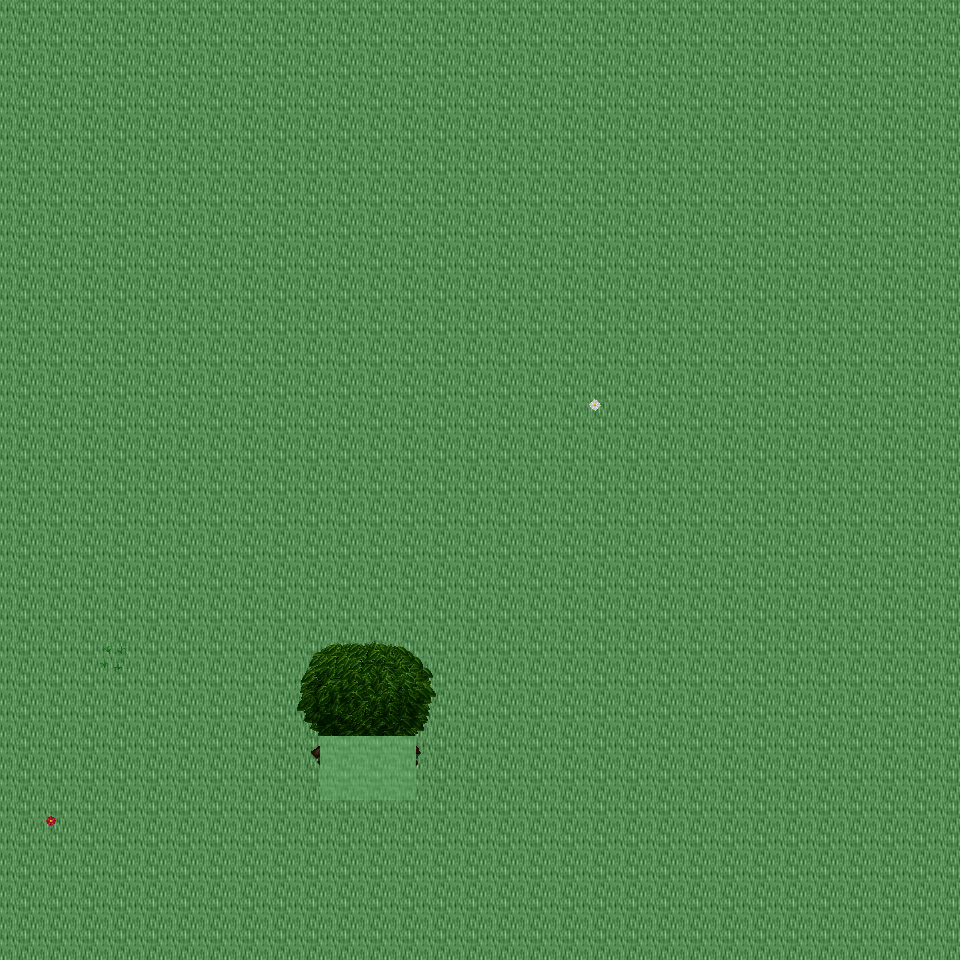

Below is a game level as drawn by its tile map, then a one-line description and the .tmx that defines it (tile-layer data replaced by summaries):
An orthogonal 30x30 tile map with 32x32 px tiles, 6 tile layers (Ground, Object, Object2, Above, ...), 14 tilesets and 3 objects (3x mapExit).

<map version="1.0" orientation="orthogonal" renderorder="right-down" width="30" height="30" tilewidth="32" tileheight="32" nextobjectid="4">
  <tileset firstgid="1" name="tileset_ground_ground" tilewidth="32" tileheight="32" tilecount="33" columns="3">
    <image source="../drawable/tileset_ground_ground.png" width="96" height="352" />
  </tileset>
  <tileset firstgid="34" name="tileset_plant_flower_daisy_red" tilewidth="32" tileheight="32" tilecount="8" columns="2">
    <image source="../drawable/tileset_plant_flower_daisy_red.png" width="64" height="128" />
  </tileset>
  <tileset firstgid="42" name="tileset_ground_grass_edges" tilewidth="32" tileheight="32" tilecount="36" columns="12">
    <image source="../drawable/tileset_ground_grass_edges.png" width="384" height="96" />
  </tileset>
  <tileset firstgid="78" name="tileset_ground_grass_corners" tilewidth="32" tileheight="32" tilecount="24" columns="6">
    <image source="../drawable/tileset_ground_grass_corners.png" width="192" height="128" />
  </tileset>
  <tileset firstgid="102" name="tileset_ground_water_pool" tilewidth="32" tileheight="32" tilecount="72" columns="3">
    <image source="../drawable/tileset_ground_water_pool.png" width="96" height="768" />
  </tileset>
  <tileset firstgid="174" name="tileset_plant_flower_daisy_white" tilewidth="32" tileheight="32" tilecount="8" columns="2">
    <image source="../drawable/tileset_plant_flower_daisy_white.png" width="64" height="128" />
  </tileset>
  <tileset firstgid="182" name="tileset_plant_grasses" tilewidth="32" tileheight="32" tilecount="6" columns="3">
    <image source="../drawable/tileset_plant_grasses.png" width="96" height="64" />
  </tileset>
  <tileset firstgid="188" name="tileset_item_statue_bird" tilewidth="32" tileheight="32" tilecount="8" columns="2">
    <image source="../drawable/tileset_item_statue_bird.png" width="64" height="128" />
  </tileset>
  <tileset firstgid="196" name="tileset_plant_tree_tree_darkgreen" tilewidth="32" tileheight="32" tilecount="88" columns="8">
    <image source="../drawable/tileset_plant_tree_tree_darkgreen.png" width="256" height="352" />
  </tileset>
  <tileset firstgid="284" name="tileset_logic_collision" tilewidth="32" tileheight="32" tilecount="1" columns="1">
    <image source="../drawable/tileset_logic_collision.png" width="32" height="32" />
  </tileset>
  <tileset firstgid="285" name="tileset_ground_water_pool_deep" tilewidth="32" tileheight="32" tilecount="72" columns="3">
    <image source="../drawable/tileset_ground_water_pool_deep.png" width="96" height="768" />
  </tileset>
  <tileset firstgid="357" name="tileset_logic_item_fruits" tilewidth="32" tileheight="32" tilecount="16" columns="8">
    <image source="../drawable/tileset_logic_item_fruits.png" width="256" height="64" />
  </tileset>
  <tileset firstgid="373" name="tileset_plant_tree_umbrella_thorn" tilewidth="32" tileheight="32" tilecount="18" columns="6">
    <image source="../drawable/tileset_plant_tree_umbrella_thorn.png" width="192" height="96" />
  </tileset>
  <tileset firstgid="391" name="tileset_light_light_5x5" tilewidth="32" tileheight="32" tilecount="25" columns="5">
    <image source="../drawable/tileset_light_light_5x5.png" width="160" height="160" />
  </tileset>
  <layer name="Ground" width="30" height="30">
    <data>[900 cells, 900 non-empty, 1 distinct tile ids]</data>
  </layer>
  <layer name="Object" width="30" height="30">
    <data>[900 cells, 2 non-empty, 2 distinct tile ids]</data>
  </layer>
  <layer name="Object2" width="30" height="30">
    <data>[900 cells, 6 non-empty, 6 distinct tile ids]</data>
  </layer>
  <layer name="Above" width="30" height="30">
    <data>[900 cells, 18 non-empty, 18 distinct tile ids]</data>
  </layer>
  <layer name="Above2" width="30" height="30">
    <data>[900 cells, 0 non-empty, 0 distinct tile ids]</data>
  </layer>
  <layer name="Walkable" width="30" height="30">
    <data>[900 cells, 6 non-empty, 1 distinct tile ids]</data>
  </layer>
  <objectgroup name="MapEvents">
    <object id="1" name="south" type="mapExit" x="0" y="928" width="960" height="32">
      <properties>
        <property name="map" value="level_0_x223_y77" />
        <property name="x" value="0" />
        <property name="y" value="1" />
      </properties>
    </object>
    <object id="2" name="west" type="mapExit" x="0" y="0" width="32" height="960">
      <properties>
        <property name="map" value="level_0_x222_y76" />
        <property name="x" value="28" />
        <property name="y" value="0" />
      </properties>
    </object>
    <object id="3" name="east" type="mapExit" x="928" y="0" width="32" height="960">
      <properties>
        <property name="map" value="level_0_x224_y76" />
        <property name="x" value="1" />
        <property name="y" value="0" />
      </properties>
    </object>
  </objectgroup>
</map>
